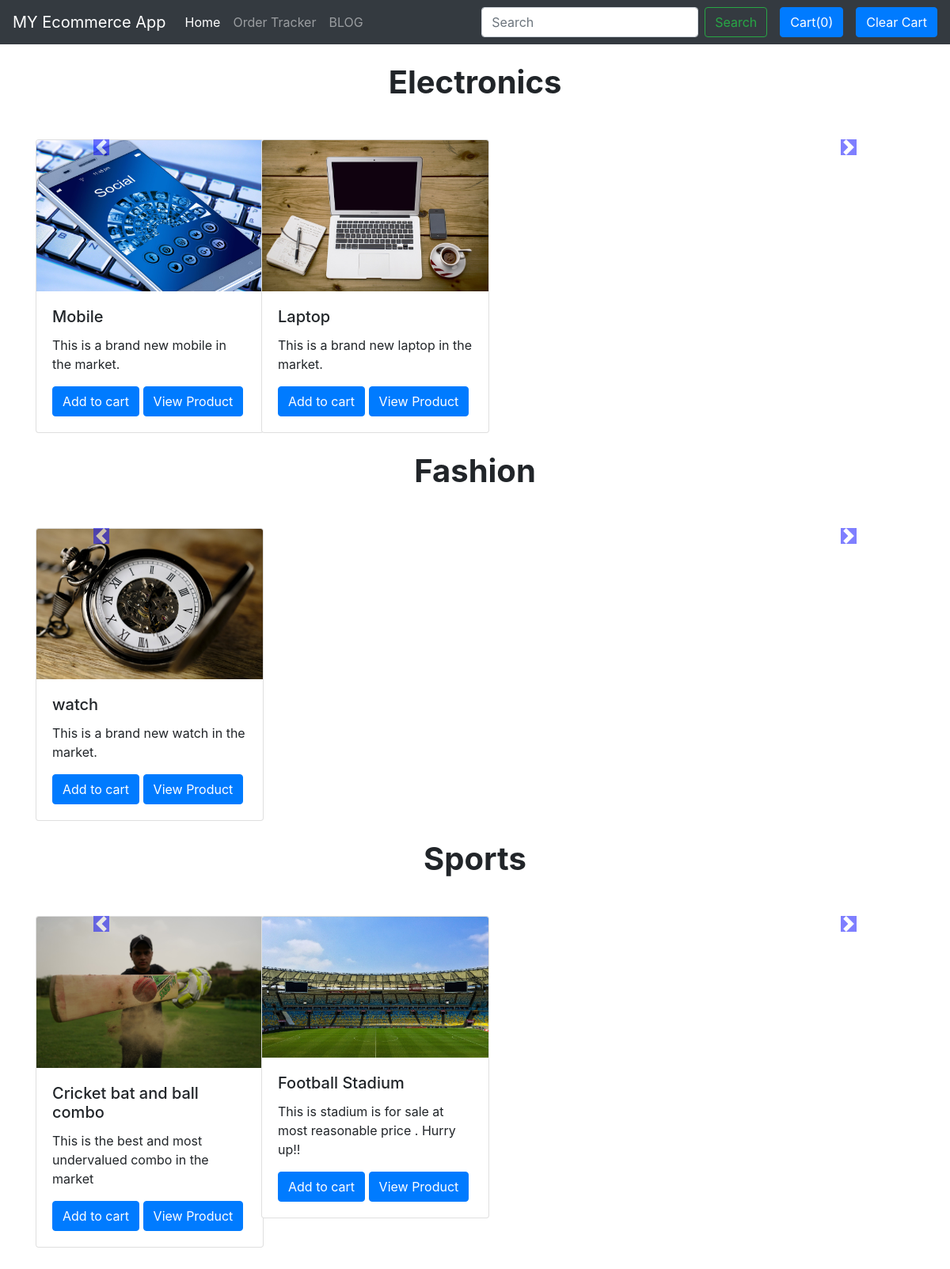
The app's page /shop/ with its own data.
### ecommerce/models.py (models this page shows, shortened)
class Products(models.Model):
    name = models.CharField(max_length=50)
    category = models.CharField(max_length=50)
    sub_category = models.CharField(max_length=50)
    desc = models.CharField(max_length=200)
    published = models.DateField()
    image = models.ImageField(upload_to='ecommerce/images', default='')
    price = models.IntegerField(default=0)

### ecommerce/views.py (the view)
# urls.py: path('', views.index, name="home"),
def index(request):
    allProds = []
    catprods = Products.objects.values('category', 'id')
    cats = {item['category'] for item in catprods}
    for cat in cats:
        prod = Products.objects.filter(category=cat)
        n = len(prod)
        nSlides = n//4 + ceil((n/4) + (n//4))
        allProds.append([prod, nSlides, range(1, nSlides)])
    context = {'allProds': allProds}
    return render(request, 'homepage.html', context)

### ecommerce/templates/homepage.html (shortened to what this page needs)
{% extends 'base.html' %}
{% block content %}
<div class="container">
    {% for products, range, nSlides in allProds %}
    <h1 style="font-weight: bold; text-align: center;" class="my-4">{{products.0.category}}</h1>
    <div id="carouselExampleControls{{forloop.counter}}" class="carousel slide my-5" data-ride="carousel">
        <div class="carousel-inner">
            <div class="carousel-item active">
                <div class="row">
                    {% for i in products%}
                    <div class="col-xs-3 col-sm-3 col-md-3">
                        <div class="card" style="width: 18rem;">
                            <img src="/media/{{i.image}}" class="card-img-top" alt="...">
                            <div class="card-body">
                                <h5 class="card-title" id="namepr{{i.id}}">{{i.name}}</h5>
                                <p class="card-text">{{i.desc}}</p>
                                <span class="divpr" id="divpr{{i.id}}">
                                    <button id="pr{{i.id}}" class="btn btn-primary cart">Add to cart</button>
                                </span>
                                <a href="/shop/product/{{i.id}}"><button id=qv{{i.id}} class="btn btn-primary">View
                                        Product</button></a>
                            </div>
                        </div>
                    </div>
                {% endfor %}
            </div>
        </div>
        <a class="carousel-control-prev" href="#carouselExampleControls{{forloop.counter}}" role="button"
            data-slide="prev">
            <span class="carousel-control-prev-icon" style="background-color: blue;" aria-hidden="true"></span>
        </a>
        <a class="carousel-control-next" href="#carouselExampleControls{{forloop.counter}}" role="button"
            data-slide="next">
            <span class="carousel-control-next-icon" style="background-color: blue;" aria-hidden="true"></span>
        </a>
    </div>
    {% endfor %}
</div>
</div>
{% endblock %}

### ecommerce/templates/homepage.html (style rules this page uses)
.carousel-control-prev, .carousel-control-next { top: auto; bottom: auto; }

### records on screen
Products: category "Electronics", image (picture), name "Mobile", desc "This is a brand new mobile in the market."
Products: image (picture), name "Laptop", desc "This is a brand new laptop in the market."
Products: category "Fashion", image (picture), name "watch", desc "This is a brand new watch in the market."
Products: category "Sports", image (picture), name "Cricket bat and ball combo", desc "This is the best and most undervalued combo in the market"
Products: image (picture), name "Football Stadium", desc "This is stadium is for sale at most reasonable price . Hurry up!!"
